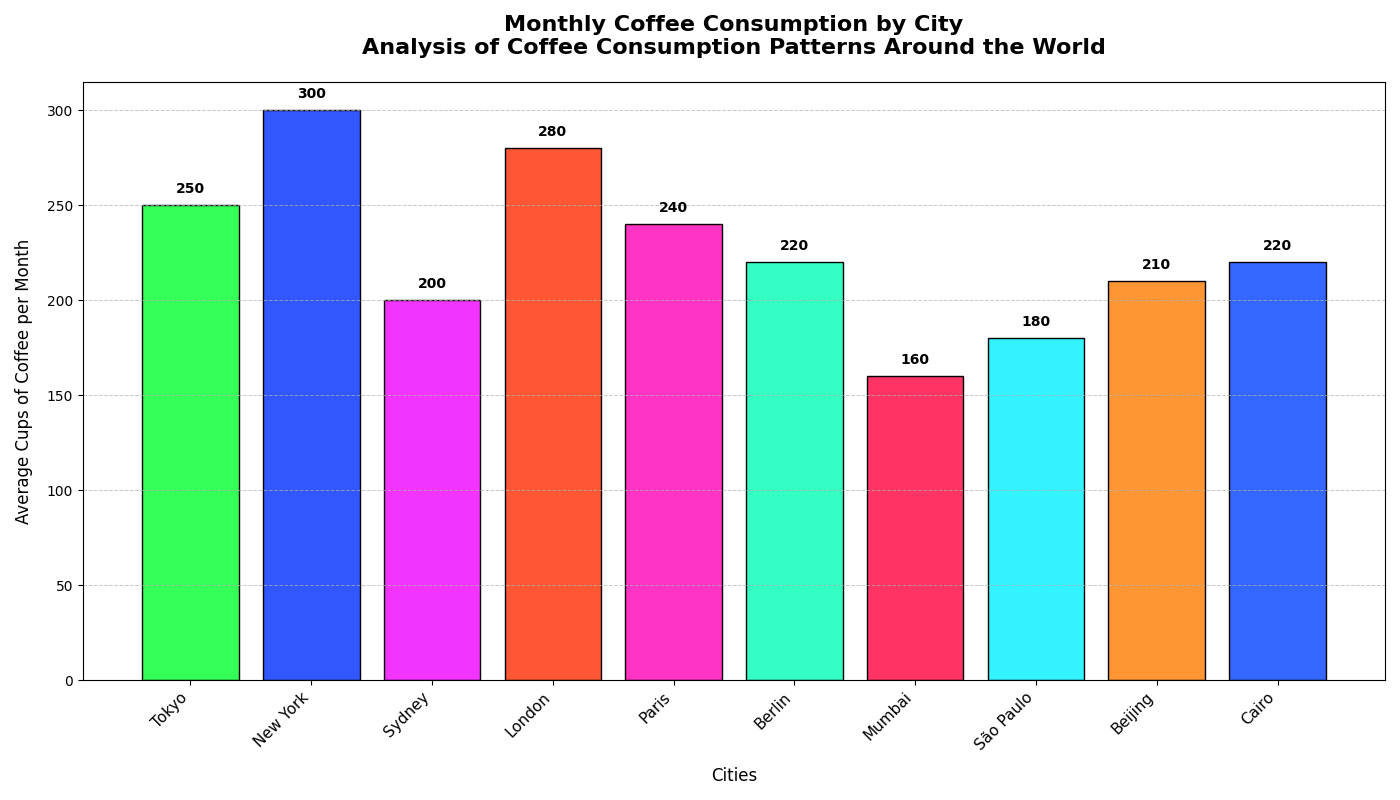

Generate this figure with Python:
import matplotlib.pyplot as plt
import numpy as np

# Manually shuffled elements within the respective lists
cities = ['Tokyo', 'New York', 'Sydney', 'London', 'Paris', 'Berlin', 'Mumbai', 'São Paulo', 'Beijing', 'Cairo']
coffee_consumption = [250, 300, 200, 280, 240, 220, 160, 180, 210, 220]

fig, ax = plt.subplots(figsize=(14, 8))

# Colors remain unchanged
colors = ['#33FF57', '#3357FF', '#F333FF', '#FF5733', '#FF33C4', '#33FFC4', '#FF3364', '#33F3FF', '#FF9633', '#3367FF']

bars = ax.bar(cities, coffee_consumption, color=colors, edgecolor='black')

# Adding text annotations
for bar, consumption in zip(bars, coffee_consumption):
    yval = bar.get_height()
    ax.text(bar.get_x() + bar.get_width() / 2, yval + 5, f'{consumption}', ha='center', va='bottom', fontsize=10, fontweight='bold', color='black')

ax.set_title('Monthly Coffee Consumption by City\nAnalysis of Coffee Consumption Patterns Around the World', fontsize=16, fontweight='bold', pad=20)
ax.set_xlabel('Cities', fontsize=12, labelpad=10)
ax.set_ylabel('Average Cups of Coffee per Month', fontsize=12, labelpad=10)

ax.set_xticks(np.arange(len(cities)))
ax.set_xticklabels(cities, rotation=45, ha='right', fontsize=11)

ax.yaxis.grid(True, linestyle='--', linewidth=0.7, alpha=0.7)

plt.tight_layout()
plt.show()
